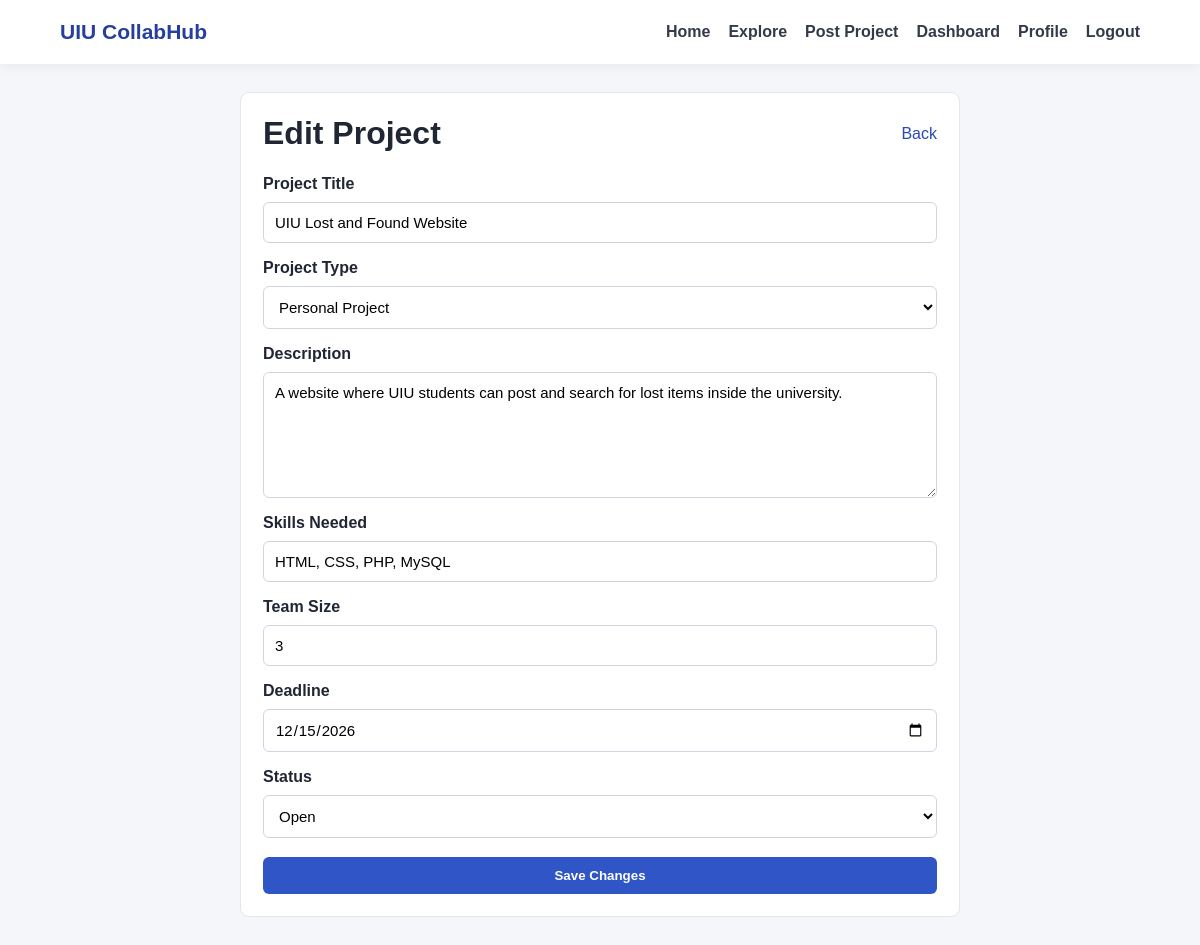
Screenshot of /edit_project.php?id=1 (signed in) with the database file from the repository.
### tables this page shows
CREATE TABLE IF NOT EXISTS projects (
    project_id INT PRIMARY KEY AUTO_INCREMENT,
    user_id INT NOT NULL,
    title VARCHAR(120) NOT NULL,
    project_type VARCHAR(40) NOT NULL,
    description VARCHAR(1000) NOT NULL,
    skills_needed VARCHAR(255) NOT NULL,
    team_size INT NOT NULL,
    deadline DATE,
    status VARCHAR(20) DEFAULT 'Open',
    created_at TIMESTAMP DEFAULT CURRENT_TIMESTAMP
);

### edit_project.php (the view, shortened to what this page needs)
<?php
include 'db.php';
$project_id = isset($_GET['id']) ? (int)$_GET['id'] : 0;
$user_id = (int)$_SESSION['user_id'];
$result = $conn->query("SELECT * FROM projects WHERE project_id=$project_id AND user_id=$user_id");
$project = $result->fetch_assoc();
?>
<!DOCTYPE html>
<html lang="en">
<head>
    <link rel="stylesheet" href="style.css">
</head>
<body>
<?php include 'navbar.php'; ?>
<div class="page-container narrow-page">
    <div class="form-card">
        <div class="section-title">
            <h1>Edit Project</h1>
            <a href="dashboard.php">Back</a>
        </div>
        <form method="post">
            <label>Project Title</label>
            <input type="text" name="title" value="<?= htmlspecialchars($project['title']) ?>" required>
            <label>Project Type</label>
            <select name="project_type" required>
                <?php
                $types = ['Personal Project', 'Research', 'Freelance Gig', 'Academic Project', 'Other'];
                foreach($types as $type){
                    $selected = $project['project_type'] == $type ? 'selected' : '';
                    echo "<option $selected>$type</option>";
                }
                ?>
            </select>
            <label>Description</label>
            <textarea name="description" rows="6" required><?= htmlspecialchars($project['description']) ?></textarea>
            <label>Skills Needed</label>
            <input type="text" name="skills_needed" value="<?= htmlspecialchars($project['skills_needed']) ?>" required>
            <label>Team Size</label>
            <input type="number" name="team_size" min="1" max="20" value="<?= $project['team_size'] ?>" required>
            <label>Deadline</label>
            <input type="date" name="deadline" value="<?= htmlspecialchars($project['deadline']) ?>" required>
            <label>Status</label>
            <select name="status">
                <option <?= $project['status'] == 'Open' ? 'selected' : '' ?>>Open</option>
            </select>
            <button type="submit" name="saveBtn">Save Changes</button>
        </form>
    </div>
</div>
</body>
</html>

### style.css (style rules this page uses)
* { box-sizing: border-box; }
body { margin: 0; font-family: Arial, Helvetica, sans-serif; background-color: #f4f6f9; color: #202633; }
a { color: #2948b8; text-decoration: none; }
form { display: flex; flex-direction: column; gap: 9px; }
label { font-weight: bold; margin-top: 7px; }
input, select, textarea { width: 100%; padding: 11px; border: 1px solid #cfd5df; border-radius: 6px; font-family: inherit; font-size: 15px; background-color: white; }
textarea { resize: vertical; }
button, .button-link, .small-button { border: none; background-color: #2f55c7; color: white; padding: 11px 18px; border-radius: 6px; cursor: pointer; font-weight: bold; display: inline-block; text-decoration: none; }
button { margin-top: 10px; }
.page-container { width: 90%; max-width: 1180px; margin: 28px auto; }
.narrow-page { max-width: 720px; }
.section-title { display: flex; justify-content: space-between; align-items: center; gap: 20px; margin-bottom: 16px; }
.section-title h1, .section-title h2 { margin: 0; }
.form-card, .table-card { background-color: white; border-radius: 9px; padding: 22px; border: 1px solid #e2e6ed; }
.form-card h1, .form-card h2, .form-card h3 { margin-top: 0; }

### rows the page displays
projects: title "UIU Lost and Found Website", description "A website where UIU students can post and search for lost items inside the university.", skills_needed "HTML, CSS, PHP, MySQL", team_size "3", deadline "12/15/2026", status "Open"

### other values shown
form field project_type "Personal Project"
